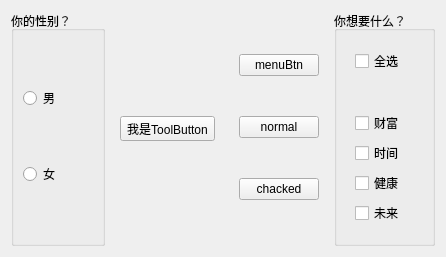
<?xml version="1.0" encoding="UTF-8"?>
<ui version="4.0">
 <class>Widget</class>
 <widget class="QWidget" name="Widget">
  <property name="geometry">
   <rect>
    <x>0</x>
    <y>0</y>
    <width>446</width>
    <height>257</height>
   </rect>
  </property>
  <property name="windowTitle">
   <string>Widget</string>
  </property>
  <layout class="QHBoxLayout" name="horizontalLayout">
   <item>
    <widget class="QGroupBox" name="groupBox">
     <property name="title">
      <string>你的性别？</string>
     </property>
     <layout class="QVBoxLayout" name="verticalLayout_3">
      <item>
       <widget class="QRadioButton" name="manRadio">
        <property name="text">
         <string>男</string>
        </property>
       </widget>
      </item>
      <item>
       <widget class="QRadioButton" name="womanRadio">
        <property name="text">
         <string>女</string>
        </property>
       </widget>
      </item>
     </layout>
    </widget>
   </item>
   <item>
    <widget class="QWidget" name="widget_2" native="true">
     <layout class="QVBoxLayout" name="verticalLayout_2">
      <item>
       <widget class="QToolButton" name="toolButton">
        <property name="text">
         <string>我是ToolButton</string>
        </property>
       </widget>
      </item>
     </layout>
    </widget>
   </item>
   <item>
    <widget class="QWidget" name="widget" native="true">
     <layout class="QVBoxLayout" name="verticalLayout">
      <item>
       <widget class="QPushButton" name="menubtn">
        <property name="text">
         <string>menuBtn</string>
        </property>
       </widget>
      </item>
      <item>
       <widget class="QPushButton" name="pushButton">
        <property name="text">
         <string>normal</string>
        </property>
       </widget>
      </item>
      <item>
       <widget class="QPushButton" name="pushButton_2">
        <property name="text">
         <string>chacked</string>
        </property>
       </widget>
      </item>
     </layout>
    </widget>
   </item>
   <item>
    <widget class="QGroupBox" name="groupBox_2">
     <property name="title">
      <string>你想要什么？</string>
     </property>
     <layout class="QVBoxLayout" name="verticalLayout_5">
      <item>
       <widget class="QWidget" name="widget_4" native="true">
        <layout class="QHBoxLayout" name="horizontalLayout_2">
         <item>
          <widget class="QCheckBox" name="checkBox_all">
           <property name="text">
            <string>全选</string>
           </property>
          </widget>
         </item>
        </layout>
       </widget>
      </item>
      <item>
       <spacer name="verticalSpacer">
        <property name="orientation">
         <enum>Qt::Vertical</enum>
        </property>
        <property name="sizeHint" stdset="0">
         <size>
          <width>20</width>
          <height>40</height>
         </size>
        </property>
       </spacer>
      </item>
      <item>
       <widget class="QWidget" name="widget_3" native="true">
        <layout class="QVBoxLayout" name="verticalLayout_4">
         <item>
          <widget class="QCheckBox" name="checkBox1">
           <property name="text">
            <string>财富</string>
           </property>
          </widget>
         </item>
         <item>
          <widget class="QCheckBox" name="checkBox2">
           <property name="text">
            <string>时间</string>
           </property>
          </widget>
         </item>
         <item>
          <widget class="QCheckBox" name="checkBox3">
           <property name="text">
            <string>健康</string>
           </property>
          </widget>
         </item>
         <item>
          <widget class="QCheckBox" name="checkBox4">
           <property name="text">
            <string>未来</string>
           </property>
          </widget>
         </item>
        </layout>
       </widget>
      </item>
     </layout>
    </widget>
   </item>
  </layout>
 </widget>
 <resources/>
 <connections/>
</ui>
